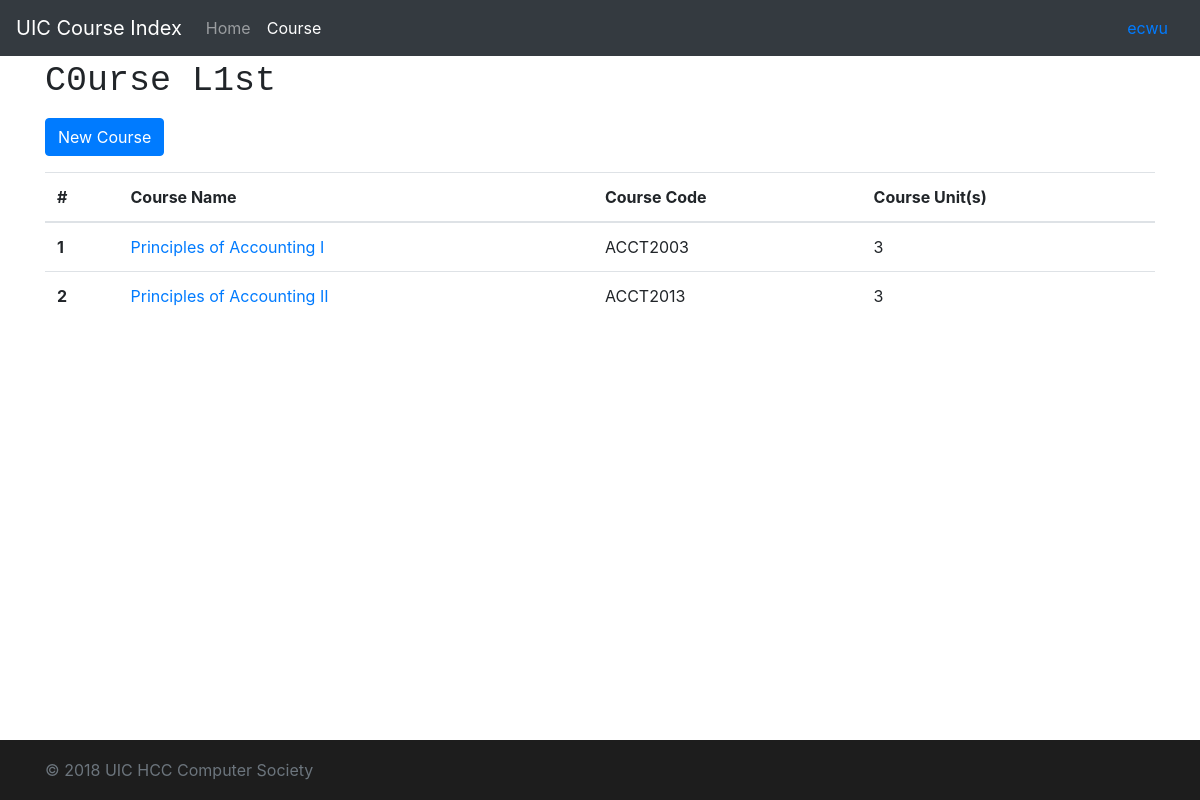
The app's page /course/ (signed in), older data.
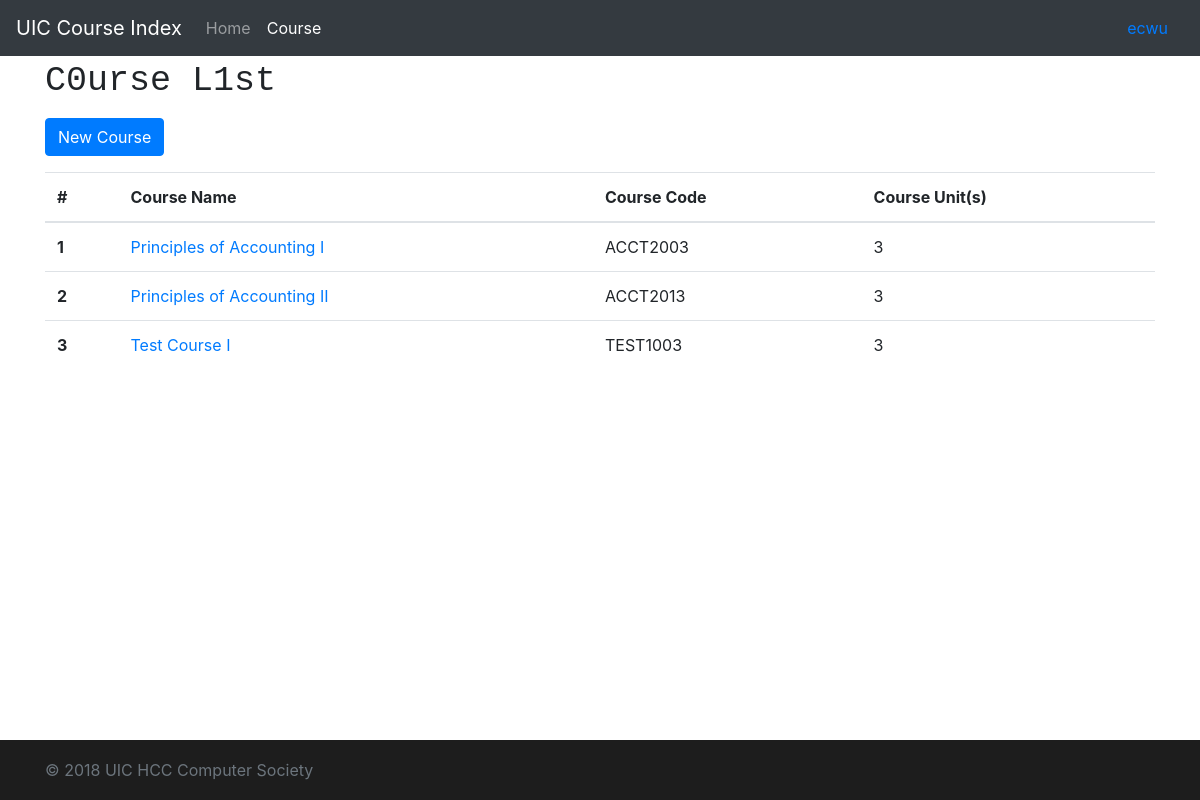
The same page, newer data.
### course/models.py (models this page shows, shortened)
class Course(models.Model):
    course_name_en = models.TextField(null=True)
    course_name_cn = models.TextField(null=True)
    course_code = models.CharField(max_length=32, default='EMPTY_COURSE_CODE')
    course_units = models.IntegerField()
    course_class = models.CharField(max_length=32, default='DEFAULT_CLASS')
    course_descriptions = models.TextField(null=True)

### course/views.py (the view)
# urls.py: path('course/', views.course_list, name='course_list'),
def course_list(request):
    if not request.user.is_authenticated:
        return redirect('/')
    else:
        userdata = request.user
        course_all = models.Course.objects.all()
        return render(request, 'course/course.html', {'userdata': userdata, 'courses': course_all})

### course/templates/course/course.html (shortened to what this page needs)
<!doctype html>
<html lang="en">
  <head>
    <link href="https://cdn.bootcss.com/bootstrap/4.0.0/css/bootstrap.min.css" rel="stylesheet">
    {% load static %}
    <link href="{% static "course/css/login_page.css" %}" rel="stylesheet">
</head>
  <body>
    <header>
      <nav class="navbar navbar-expand-md navbar-dark fixed-top bg-dark">
        <a class="navbar-brand" href="{% url 'home_page' %}">UIC Course Index</a>
        <div class="collapse navbar-collapse" id="navbarCollapse">
          <ul class="navbar-nav mr-auto">
            <li class="nav-item">
              <a class="nav-link" href="{% url 'home_page' %}">Home</a>
            </li>
            <li class="nav-item active">
              <a class="nav-link" href="{% url 'course_list' %}">Course <span class="sr-only">(current)</span></a>
            </li>
          </ul>
        </div>
        <a href="{% url 'logout_receiver' %}" class="form-inline nav-link mt-2 mt-md-0">{{ userdata.username }}</a>
      </nav>
    </header>
    <main role="main" class="container">
        <h1><pre>C0urse L1st</pre></h1>
        <a href="{% url 'course_detail_edit' '0' %}" class="btn btn-primary">New Course</a>
        <table class="table table-hover" style="margin-top: 1rem;">
            <thead>
                <tr>
                    <th scope="col">#</th>
                    <th scope="col">Course Name</th>
                    <th scope="col">Course Code</th>
                    <th scope="col">Course Unit(s)</th>
                </tr>
            </thead>
            <tbody>
                {% for course in courses %}
                    <tr>
                        <th scope="row">{{ course.id }}</th>
                        <td><a href="{% url 'course_detail' course.id %}">{{ course.course_name_en }}</a></td>
                        <td>{{ course.course_code }}</td>
                        <td>{{ course.course_units }}</td>
                    </tr>
                {% endfor %}
            </tbody>
        </table>
    </main>
    <footer class="footer">
      <div class="container">
        <span class="text-muted">&copy; 2018 UIC HCC Computer Society</span>
      </div>
    </footer>
    {% load static %}
  </body>
</html>

Row changes from the older to the newer data that the page shows:
added Course: id "3", course_name_en "Test Course I", course_code "TEST1003", course_units "3"
